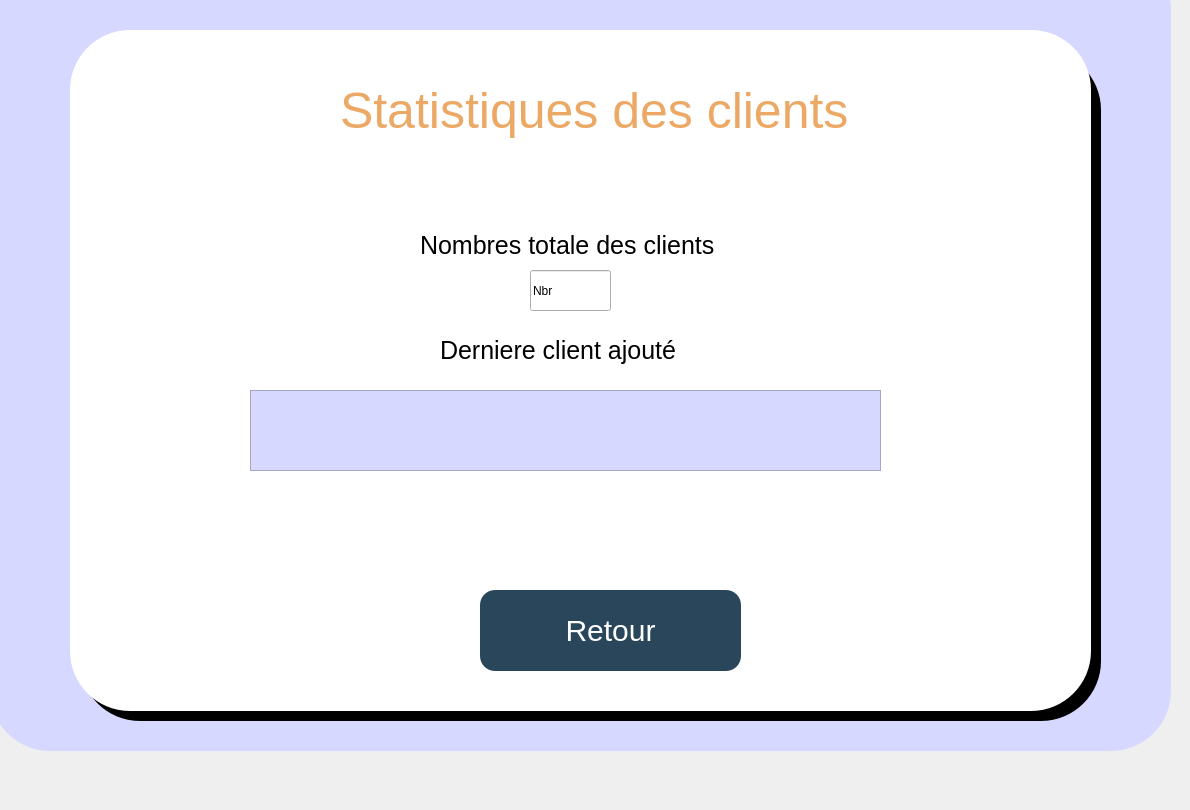
    <widget class="QWidget" name="stats_cli">
     <widget class="QLabel" name="label_3">
      <property name="geometry">
       <rect>
        <x>710</x>
        <y>280</y>
        <width>47</width>
        <height>14</height>
       </rect>
      </property>
      <property name="text">
       <string>TextLabel</string>
      </property>
     </widget>
     <widget class="QLabel" name="modifier_text_2">
      <property name="geometry">
       <rect>
        <x>340</x>
        <y>80</y>
        <width>511</width>
        <height>61</height>
       </rect>
      </property>
      <property name="styleSheet">
       <string notr="true">font-size:50px;
color:#ECA966;</string>
      </property>
      <property name="text">
       <string>Statistiques des clients</string>
      </property>
     </widget>
     <widget class="QPushButton" name="pushButton_34">
      <property name="geometry">
       <rect>
        <x>80</x>
        <y>50</y>
        <width>1021</width>
        <height>671</height>
       </rect>
      </property>
      <property name="styleSheet">
       <string notr="true">QPushButton{
background:black;
font-size:70px;
border-radius:60px;
color:white;
}</string>
      </property>
      <property name="text">
       <string/>
      </property>
     </widget>
     <widget class="QPushButton" name="Retour_5">
      <property name="geometry">
       <rect>
        <x>480</x>
        <y>590</y>
        <width>261</width>
        <height>81</height>
       </rect>
      </property>
      <property name="styleSheet">
       <string notr="true">QPushButton{
background:#29465B;
font-size:30px;
border-radius:15px;
color:white;
}

QPushButton:hover{
color:#3794AB;
border-radius:15px;
background:white;
font-size:30px;
}</string>
      </property>
      <property name="text">
       <string>Retour</string>
      </property>
     </widget>
     <widget class="QLineEdit" name="nbrclient">
      <property name="geometry">
       <rect>
        <x>530</x>
        <y>270</y>
        <width>81</width>
        <height>41</height>
       </rect>
      </property>
      <property name="text">
       <string>Nbr</string>
      </property>
      <property name="readOnly">
       <bool>true</bool>
      </property>
      <property name="placeholderText">
       <string>ID client</string>
      </property>
     </widget>
     <widget class="QPushButton" name="pushButton_35">
      <property name="geometry">
       <rect>
        <x>70</x>
        <y>30</y>
        <width>1021</width>
        <height>681</height>
       </rect>
      </property>
      <property name="styleSheet">
       <string notr="true">QPushButton{
background:white;
font-size:70px;
border-radius:60px;
color:white;
}</string>
      </property>
      <property name="text">
       <string/>
      </property>
     </widget>
     <widget class="QPushButton" name="Retour_12">
      <property name="geometry">
       <rect>
        <x>110</x>
        <y>70</y>
        <width>81</width>
        <height>71</height>
       </rect>
      </property>
      <property name="styleSheet">
       <string notr="true">QPushButton{
background:white;
font-size:70px;
border-radius:60px;
color:white;
}</string>
      </property>
      <property name="text">
       <string/>
      </property>
      <property name="icon">
       <iconset>
        <normaloff>../../../../Downloads/Images/icons8-undo-100.png</normaloff>../../../../Downloads/Images/icons8-undo-100.png</iconset>
      </property>
      <property name="iconSize">
       <size>
        <width>70</width>
        <height>70</height>
       </size>
      </property>
     </widget>
     <widget class="QLabel" name="entrer_id_txt_2">
      <property name="geometry">
       <rect>
        <x>420</x>
        <y>220</y>
        <width>441</width>
        <height>51</height>
       </rect>
      </property>
      <property name="styleSheet">
       <string notr="true">font-size:25px;</string>
      </property>
      <property name="text">
       <string>Nombres totale des clients</string>
      </property>
     </widget>
     <widget class="QPushButton" name="pushButton_36">
      <property name="geometry">
       <rect>
        <x>-10</x>
        <y>-50</y>
        <width>1181</width>
        <height>801</height>
       </rect>
      </property>
      <property name="styleSheet">
       <string notr="true">QPushButton{
background:rgb(215, 216, 255);
font-size:70px;
border-radius:60px;
color:white;
}</string>
      </property>
      <property name="text">
       <string/>
      </property>
     </widget>
     <widget class="QLabel" name="label_8">
      <property name="geometry">
       <rect>
        <x>440</x>
        <y>330</y>
        <width>241</width>
        <height>41</height>
       </rect>
      </property>
      <property name="styleSheet">
       <string notr="true">font-size:25px;</string>
      </property>
      <property name="text">
       <string>Derniere client ajouté</string>
      </property>
     </widget>
     <widget class="QTableView" name="clidernier">
      <property name="geometry">
       <rect>
        <x>250</x>
        <y>390</y>
        <width>631</width>
        <height>81</height>
       </rect>
      </property>
      <property name="styleSheet">
       <string notr="true">background:rgb(215, 216, 255);
color:black;
font-size:20px;</string>
      </property>
     </widget>
     <zorder>pushButton_36</zorder>
     <zorder>label_3</zorder>
     <zorder>pushButton_34</zorder>
     <zorder>pushButton_35</zorder>
     <zorder>Retour_12</zorder>
     <zorder>entrer_id_txt_2</zorder>
     <zorder>modifier_text_2</zorder>
     <zorder>nbrclient</zorder>
     <zorder>Retour_5</zorder>
     <zorder>label_8</zorder>
     <zorder>clidernier</zorder>
    </widget>
